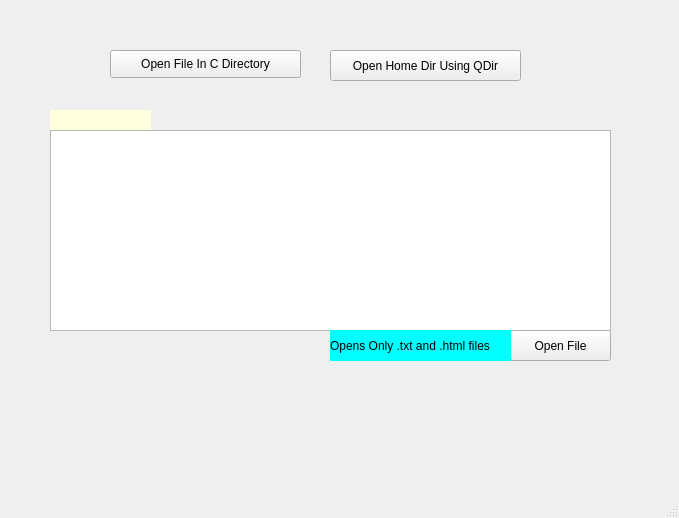
<?xml version="1.0" encoding="UTF-8"?>
<ui version="4.0">
 <class>MainWindow</class>
 <widget class="QMainWindow" name="MainWindow">
  <property name="geometry">
   <rect>
    <x>0</x>
    <y>0</y>
    <width>679</width>
    <height>518</height>
   </rect>
  </property>
  <property name="windowTitle">
   <string>MainWindow</string>
  </property>
  <widget class="QWidget" name="centralwidget">
   <widget class="QPushButton" name="pushButton">
    <property name="geometry">
     <rect>
      <x>110</x>
      <y>50</y>
      <width>191</width>
      <height>28</height>
     </rect>
    </property>
    <property name="text">
     <string>Open File In C Directory</string>
    </property>
   </widget>
   <widget class="QPushButton" name="pushButton_2">
    <property name="geometry">
     <rect>
      <x>330</x>
      <y>50</y>
      <width>191</width>
      <height>31</height>
     </rect>
    </property>
    <property name="text">
     <string>Open Home Dir Using QDir</string>
    </property>
   </widget>
   <widget class="QPlainTextEdit" name="plainTextEdit">
    <property name="geometry">
     <rect>
      <x>50</x>
      <y>130</y>
      <width>561</width>
      <height>201</height>
     </rect>
    </property>
   </widget>
   <widget class="QLabel" name="filename">
    <property name="geometry">
     <rect>
      <x>50</x>
      <y>110</y>
      <width>101</width>
      <height>20</height>
     </rect>
    </property>
    <property name="styleSheet">
     <string notr="true">background-color:rgb(254, 255, 219)</string>
    </property>
    <property name="text">
     <string/>
    </property>
   </widget>
   <widget class="QPushButton" name="pushButton_3">
    <property name="geometry">
     <rect>
      <x>510</x>
      <y>330</y>
      <width>101</width>
      <height>31</height>
     </rect>
    </property>
    <property name="text">
     <string>Open File</string>
    </property>
   </widget>
   <widget class="QLabel" name="label_2">
    <property name="geometry">
     <rect>
      <x>330</x>
      <y>330</y>
      <width>181</width>
      <height>31</height>
     </rect>
    </property>
    <property name="styleSheet">
     <string notr="true">background-color:rgb(0, 255, 255);
</string>
    </property>
    <property name="text">
     <string>Opens Only .txt and .html files</string>
    </property>
   </widget>
  </widget>
  <widget class="QMenuBar" name="menubar">
   <property name="geometry">
    <rect>
     <x>0</x>
     <y>0</y>
     <width>679</width>
     <height>26</height>
    </rect>
   </property>
  </widget>
  <widget class="QStatusBar" name="statusbar"/>
 </widget>
 <resources/>
 <connections/>
</ui>
